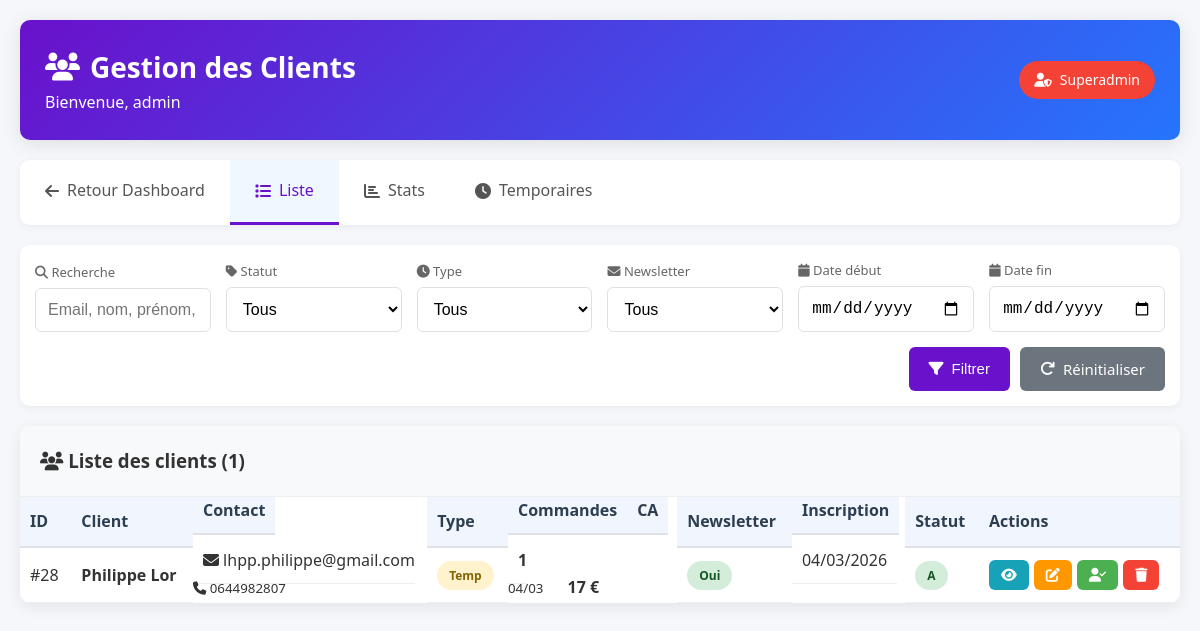
Page /admin_clients.php (signed in) on the earlier database version.
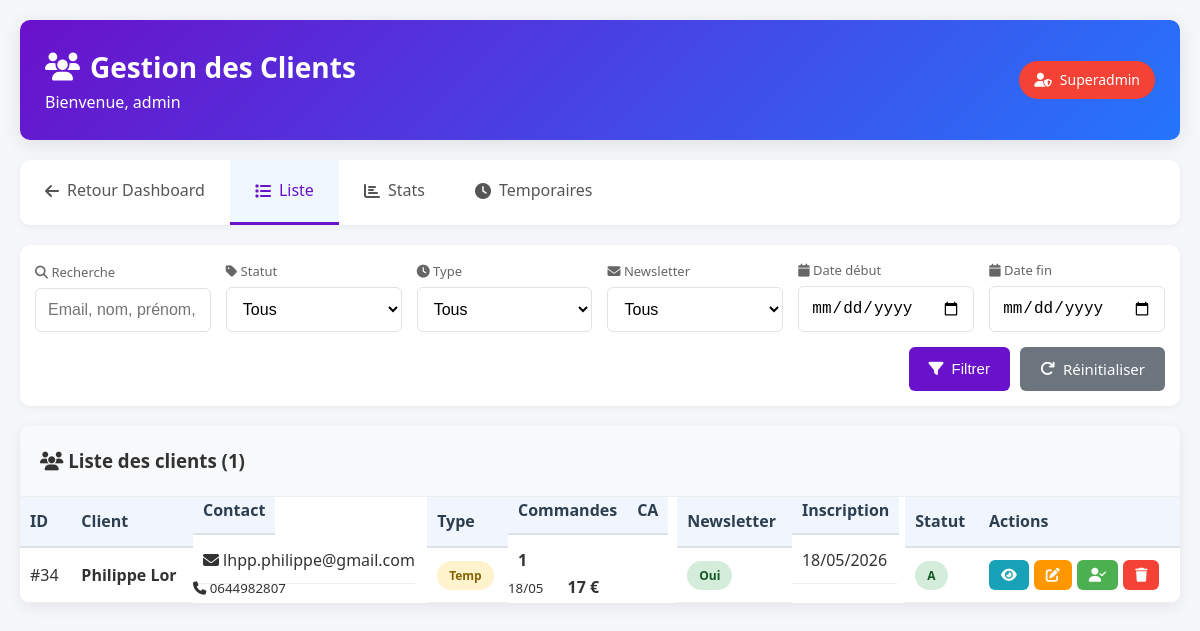
Same page on the later database version.
### tables this page shows
CREATE TABLE `clients` (
  `id_client` int NOT NULL,
  `email` varchar(255) NOT NULL,
  `mot_de_passe` varchar(255) DEFAULT NULL,
  `nom` varchar(100) NOT NULL,
  `prenom` varchar(100) NOT NULL,
  `telephone` varchar(20) DEFAULT NULL,
  `date_naissance` date DEFAULT NULL,
  `genre` enum('homme','femme','autre') DEFAULT NULL,
  `date_inscription` datetime DEFAULT CURRENT_TIMESTAMP,
  `statut` enum('actif','inactif','banni') DEFAULT 'actif',
  `is_temporary` tinyint(1) DEFAULT '0',
  `created_from_session` varchar(255) DEFAULT NULL,
  `newsletter` tinyint(1) DEFAULT '1',
  `dernier_connexion` datetime DEFAULT NULL,
  `token_reset` varchar(255) DEFAULT NULL,
  `token_expiration` datetime DEFAULT NULL
);

### admin_clients.php (the view, shortened to what the changed rows need)
<?php
require_once 'admin_protection.php';
$action = $_GET['action'] ?? 'list';
$id = $_GET['id'] ?? 0;
$admin_role = $_SESSION['admin_role'] ?? 'Non défini';
function getAllClients($pdo, $page = 1, $limit = 20, $filtres = []) {
    $offset = ($page - 1) * $limit;
    $sql = "SELECT
                c.id_client,
                c.email,
                c.nom,
                c.prenom,
                c.telephone,
                c.date_inscription,
                c.statut,
                c.is_temporary,
                c.newsletter,
                (SELECT COUNT(*) FROM commandes WHERE id_client = c.id_client) as nb_commandes,
                (SELECT SUM(total_ttc) FROM commandes WHERE id_client = c.id_client AND statut_paiement = 'paye') as ca_total,
                (SELECT MAX(date_commande) FROM commandes WHERE id_client = c.id_client) as derniere_commande
            FROM clients c
            WHERE 1=1";
    $params = [];
    $sql .= " ORDER BY c.id_client DESC LIMIT :limit OFFSET :offset";
    $stmt = $pdo->prepare($sql);
    $stmt->bindValue(':limit', $limit, PDO::PARAM_INT);
    $stmt->bindValue(':offset', $offset, PDO::PARAM_INT);
    $stmt->execute();
    return $stmt->fetchAll();
}
function countClients($pdo, $filtres = []) {
    $sql = "SELECT COUNT(*) as total FROM clients WHERE 1=1";
    $params = [];
    $stmt = $pdo->prepare($sql);
    $stmt->execute($params);
    $result = $stmt->fetch();
    return $result['total'];
}
$filtres = [
    'search' => $_GET['search'] ?? '',
    'statut' => $_GET['statut'] ?? '',
    'temporaire' => isset($_GET['temporaire']) ? (int)$_GET['temporaire'] : '',
    'newsletter' => isset($_GET['newsletter']) ? (int)$_GET['newsletter'] : '',
    'date_debut' => $_GET['date_debut'] ?? '',
    'date_fin' => $_GET['date_fin'] ?? ''
];
$page = max(1, intval($_GET['page'] ?? 1));
$limit = 20;
$total_clients = countClients($pdo, $filtres);
$clients = [];
if ($action === 'list') {
    $clients = getAllClients($pdo, $page, $limit, $filtres);
} elseif ($action === 'view' && $id > 0) {
    $client = getClientById($pdo, $id);
    if (!$client) {
        $error = "Client non trouvé.";
        $action = 'list';
    }
} elseif ($action === 'edit' && $id > 0) {
    $client = getClientById($pdo, $id);
    if (!$client) {
        $error = "Client non trouvé.";
        $action = 'list';
    }
}
?>
<!DOCTYPE html>
<html lang="fr">
<head>
    <link rel="stylesheet" href="https://cdnjs.cloudflare.com/ajax/libs/font-awesome/6.4.0/css/all.min.css">
</head>
<body>
    <div class="container">
        <div class="header">
            <div>
                <h1><i class="fas fa-users"></i> Gestion des Clients</h1>
            </div>
        </div>
        <?php if ($action == 'list'): ?>
            <div class="table-container">
                <?php if (empty($clients)): ?>
                    <div class="text-center" style="padding: 40px 20px;">
                        <i class="fas fa-users" style="font-size: 60px; color: #ccc; margin-bottom: 20px;"></i>
                        <h3 style="color: #777; margin-bottom: 10px;">Aucun client trouvé</h3>
                        <p style="color: #999;">Modifiez vos filtres ou revenez plus tard.</p>
                    </div>
                <?php else: ?>
                    <div class="table-responsive">
                        <table>
                            <thead>
                                <tr>
                                    <th>ID</th>
                                    <th>Client</th>
                                    <th class="hide-mobile">Contact</th>
                                    <th>Type</th>
                                    <th class="hide-mobile">Commandes</th>
                                    <th class="hide-mobile">CA</th>
                                    <th>Newsletter</th>
                                    <th class="hide-mobile">Inscription</th>
                                    <th>Statut</th>
                                    <th>Actions</th>
                                </tr>
                            </thead>
                            <tbody>
                                <?php foreach ($clients as $c): ?>
                                <tr>
                                    <td>#<?php echo $c['id_client']; ?></td>
                                    <td>
                                        <strong><?php echo htmlspecialchars($c['prenom'] . ' ' . $c['nom']); ?></strong>
                                    </td>
                                    <td class="hide-mobile">
                                        <i class="fas fa-envelope"></i> <?php echo htmlspecialchars($c['email']); ?><br>
                                        <?php if (!empty($c['telephone'])): ?>
                                            <small><i class="fas fa-phone"></i> <?php echo htmlspecialchars($c['telephone']); ?></small>
                                        <?php endif; ?>
                                    </td>
                                    <td>
                                        <?php if ($c['is_temporary']): ?>
                                            <span class="badge temp">Temp</span>
                                        <?php else: ?>
                                            <span class="badge permanent">Perm</span>
                                        <?php endif; ?>
                                    </td>
                                    <td class="hide-mobile">
                                        <strong><?php echo $c['nb_commandes']; ?></strong><br>
                                        <?php if ($c['derniere_commande']): ?>
                                            <small><?php echo date('d/m', strtotime($c['derniere_commande'])); ?></small>
                                        <?php endif; ?>
                                    </td>
                                    <td class="hide-mobile">
                                        <?php if ($c['ca_total'] > 0): ?>
                                            <strong><?php echo number_format($c['ca_total'], 0); ?> €</strong>
                                        <?php else: ?>
                                            <span style="color: #999;">-</span>
                                        <?php endif; ?>
                                    </td>
                                    <td>
                                        <?php if ($c['newsletter']): ?>
                                            <span class="badge newsletter-yes">Oui</span>
                                        <?php else: ?>
                                            <span class="badge newsletter-no">Non</span>
                                        <?php endif; ?>
                                    </td>
                                    <td class="hide-mobile"><?php echo date('d/m/Y', strtotime($c['date_inscription'])); ?></td>
                                    <td>
                                        <?php
                                        $statut_class = [
                                            'actif' => 'actif',
                                            'inactif' => 'inactif',
                                            'banni' => 'banni'
                                        ];
                                        $class = $statut_class[$c['statut']] ?? 'actif';
                                        ?>
                                        <span class="badge <?php echo $class; ?>">
                                            <?php echo $c['statut'] == 'actif' ? 'A' : ($c['statut'] == 'inactif' ? 'I' : 'B'); ?>
                                        </span>
                                    </td>
                                    <td>
                                        <div class="actions">
                                            <a href="admin_clients.php?action=view&id=<?php echo $c['id_client']; ?>"
                                               class="btn btn-info btn-sm" title="Voir détails">
                                                <i class="fas fa-eye"></i>
                                            </a>
                                            <a href="admin_clients.php?action=edit&id=<?php echo $c['id_client']; ?>"
                                               class="btn btn-warning btn-sm" title="Modifier">
                                                <i class="fas fa-edit"></i>
                                            </a>
                                            <?php if ($c['is_temporary']): ?>
                                            <button onclick="openConvertModal(<?php echo $c['id_client']; ?>, '<?php echo htmlspecialchars($c['email']); ?>')"
                                                    class="btn btn-success btn-sm" title="Convertir">
                                                <i class="fas fa-user-check"></i>
                                            </button>
                                            <?php endif; ?>
                                            <?php if ($admin_role === 'superadmin'): ?>
                                            <button onclick="confirmDelete(<?php echo $c['id_client']; ?>, '<?php echo htmlspecialchars($c['email']); ?>')"
                                                    class="btn btn-danger btn-sm" title="Supprimer">
                                                <i class="fas fa-trash"></i>
                                            </button>
                                            <?php endif; ?>
                                        </div>
                                    </td>
                                </tr>
                                <?php endforeach; ?>
                            </tbody>
                        </table>
                    </div>
                <?php endif; ?>
            </div>
        <?php endif; ?>
    </div>
</body>
</html>

Differences in the rows shown:
removed clients: id_client "28", prenom+nom "Philippe Lor", email "lhpp.philippe@gmail.com", telephone "0644982807", is_temporary "Temp", nb_commandes "1", derniere_commande "04/03", ca_total "17", newsletter "Oui", date_inscription "04/03/2026", statut "A"
added clients: id_client "34", prenom+nom "Philippe Lor", email "lhpp.philippe@gmail.com", telephone "0644982807", is_temporary "Temp", nb_commandes "1", derniere_commande "18/05", ca_total "17", newsletter "Oui", date_inscription "18/05/2026", statut "A"
